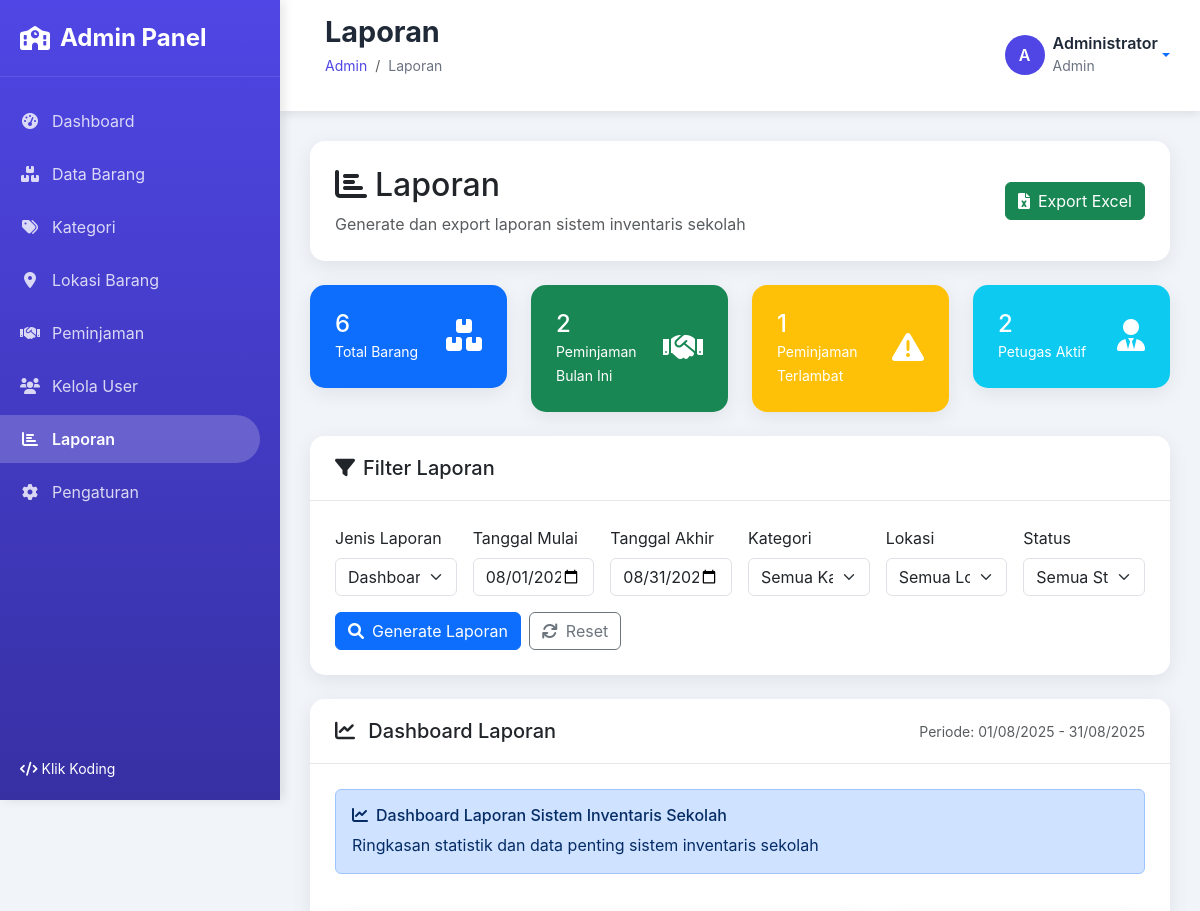
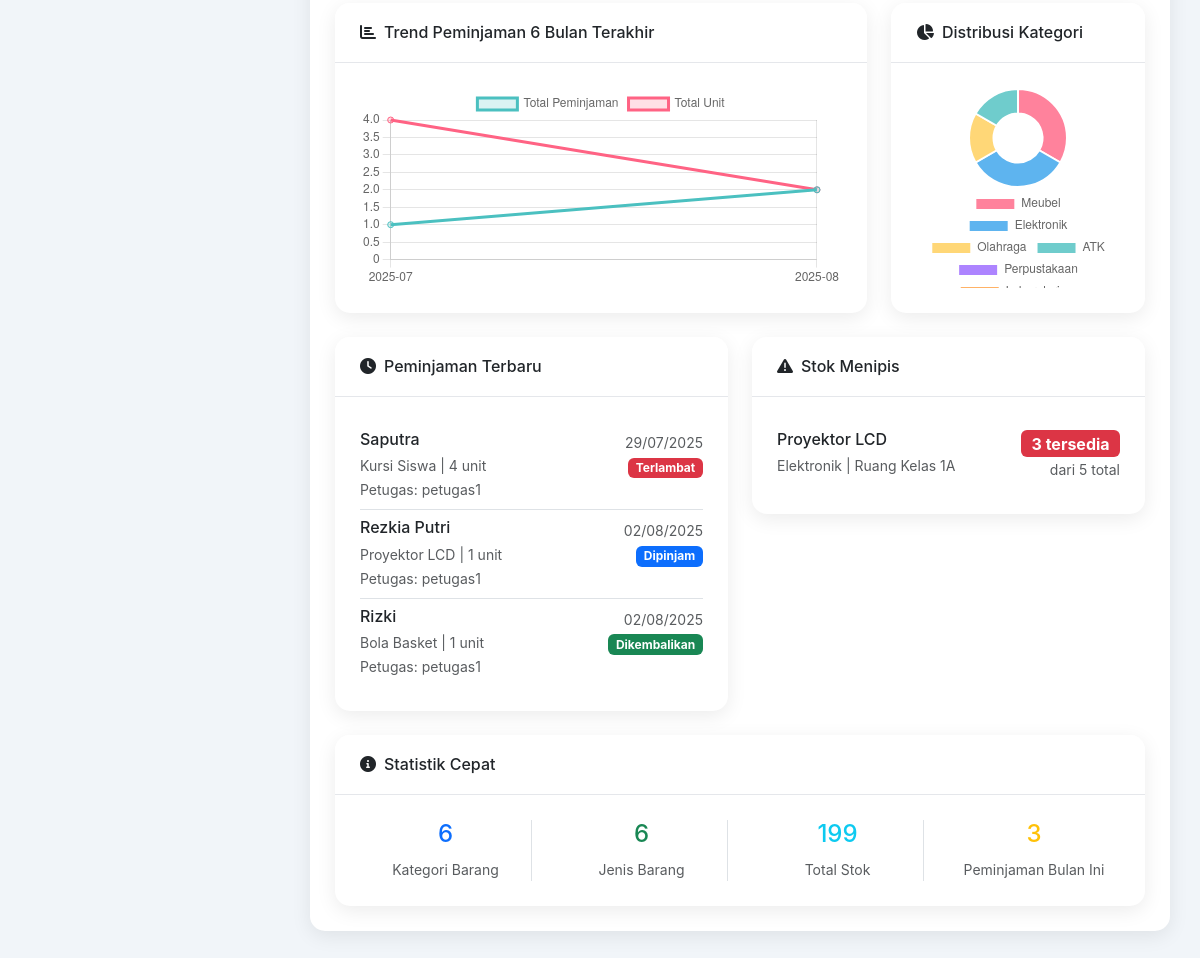
The app's page /admin/laporan/index.php (signed in) with its own data (2 pictures, top to bottom).
### tables this page shows
CREATE TABLE `peminjaman` (
  `id` int NOT NULL,
  `kode_peminjaman` varchar(50) NOT NULL,
  `barang_id` int NOT NULL,
  `jumlah_pinjam` int NOT NULL,
  `peminjam_nama` varchar(100) NOT NULL,
  `peminjam_kelas` varchar(50) DEFAULT NULL,
  `peminjam_nis` varchar(20) DEFAULT NULL,
  `peminjam_kontak` varchar(20) DEFAULT NULL,
  `tanggal_pinjam` date NOT NULL,
  `tanggal_kembali_rencana` date NOT NULL,
  `tanggal_kembali_aktual` date DEFAULT NULL,
  `status` enum('dipinjam','dikembalikan','terlambat') DEFAULT 'dipinjam',
  `keterangan` text,
  `created_by` int NOT NULL,
  `created_at` timestamp NULL DEFAULT CURRENT_TIMESTAMP,
  `updated_at` timestamp NULL DEFAULT CURRENT_TIMESTAMP ON UPDATE CURRENT_TIMESTAMP
);

CREATE TABLE `barang` (
  `id` int NOT NULL,
  `kode_barang` varchar(50) NOT NULL,
  `nama_barang` varchar(200) NOT NULL,
  `deskripsi` text,
  `kategori_id` int NOT NULL,
  `lokasi_id` int NOT NULL,
  `jumlah_total` int NOT NULL DEFAULT '0',
  `jumlah_tersedia` int NOT NULL DEFAULT '0',
  `kondisi` enum('baik','rusak_ringan','rusak_berat') DEFAULT 'baik',
  `gambar` varchar(255) DEFAULT NULL,
  `foto` varchar(255) DEFAULT NULL,
  `spesifikasi` text,
  `tahun_pengadaan` year DEFAULT NULL,
  `harga_perolehan` decimal(15,2) DEFAULT '0.00',
  `created_by` int NOT NULL,
  `created_at` timestamp NULL DEFAULT CURRENT_TIMESTAMP,
  `updated_at` timestamp NULL DEFAULT CURRENT_TIMESTAMP ON UPDATE CURRENT_TIMESTAMP
);

CREATE TABLE `users` (
  `id` int NOT NULL,
  `username` varchar(50) NOT NULL,
  `password` varchar(255) NOT NULL,
  `nama_lengkap` varchar(100) NOT NULL,
  `email` varchar(100) DEFAULT NULL,
  `role` enum('admin','petugas','user') DEFAULT 'user',
  `status` enum('aktif','nonaktif') DEFAULT 'aktif',
  `foto` varchar(255) DEFAULT NULL,
  `created_at` timestamp NULL DEFAULT CURRENT_TIMESTAMP,
  `updated_at` timestamp NULL DEFAULT CURRENT_TIMESTAMP ON UPDATE CURRENT_TIMESTAMP
);

CREATE TABLE `kategori` (
  `id` int NOT NULL,
  `nama_kategori` varchar(100) NOT NULL,
  `deskripsi` text,
  `created_at` timestamp NULL DEFAULT CURRENT_TIMESTAMP,
  `updated_at` timestamp NULL DEFAULT CURRENT_TIMESTAMP ON UPDATE CURRENT_TIMESTAMP
);

CREATE TABLE `lokasi` (
  `id` int NOT NULL,
  `nama_lokasi` varchar(100) NOT NULL,
  `deskripsi` text,
  `created_at` timestamp NULL DEFAULT CURRENT_TIMESTAMP,
  `updated_at` timestamp NULL DEFAULT CURRENT_TIMESTAMP ON UPDATE CURRENT_TIMESTAMP
);

### admin/laporan/index.php (the view, shortened to what the rows shown need)
<?php
require_once '../includes/header.php';
echo '<link rel="stylesheet" href="print.css">';
$report_type = $_GET['type'] ?? 'dashboard';
?>
<div class="row mb-4">
    <div class="col-12">
        <div class="card">
            <div class="card-body">
                <div class="row align-items-center">
                    <div class="col-md-8">
                        <h2 class="mb-2">
                            <i class="fas fa-chart-bar me-2"></i>Laporan
                        </h2>
                    </div>
                </div>
            </div>
        </div>
    </div>
</div>
<div class="row">
    <div class="col-12">
        <div class="card">
            <div class="card-body">
                <?php
                switch($report_type) {
                    default:
                        include 'dashboard_report.php';
                        break;
                }
                ?>
            </div>
        </div>
    </div>
</div>
<?php require_once '../includes/footer.php'; ?>

### admin/laporan/dashboard_report.php (shortened to what the rows shown need)
<?php
try {
    $pdo = new PDO("mysql:host=localhost;dbname=inventaris_sekolah", "root", "");
    $pdo->setAttribute(PDO::ATTR_ERRMODE, PDO::ERRMODE_EXCEPTION);
    $stmt = $pdo->query("
        SELECT
            DATE_FORMAT(tanggal_pinjam, '%Y-%m') as bulan,
            COUNT(*) as total_peminjaman,
            SUM(jumlah_pinjam) as total_unit
        FROM peminjaman
        WHERE tanggal_pinjam >= DATE_SUB(CURDATE(), INTERVAL 6 MONTH)
        GROUP BY DATE_FORMAT(tanggal_pinjam, '%Y-%m')
        ORDER BY bulan ASC
    ");
    $monthly_data = $stmt->fetchAll(PDO::FETCH_ASSOC);
    $stmt = $pdo->query("
        SELECT
            k.nama_kategori,
            COUNT(b.id) as total_barang,
            SUM(b.jumlah_total) as total_stok
        FROM kategori k
        LEFT JOIN barang b ON k.id = b.kategori_id
        GROUP BY k.id, k.nama_kategori
        ORDER BY total_barang DESC
    ");
    $kategori_data = $stmt->fetchAll(PDO::FETCH_ASSOC);
    $stmt = $pdo->query("
        SELECT
            p.*,
            b.nama_barang,
            u.nama_lengkap as petugas
        FROM peminjaman p
        JOIN barang b ON p.barang_id = b.id
        JOIN users u ON p.created_by = u.id
        ORDER BY p.created_at DESC
        LIMIT 10
    ");
    $recent_peminjaman = $stmt->fetchAll(PDO::FETCH_ASSOC);
    $stmt = $pdo->query("
        SELECT
            b.*,
            k.nama_kategori,
            l.nama_lokasi
        FROM barang b
        JOIN kategori k ON b.kategori_id = k.id
        JOIN lokasi l ON b.lokasi_id = l.id
        WHERE b.jumlah_tersedia <= 5
        ORDER BY b.jumlah_tersedia ASC
        LIMIT 10
    ");
    $low_stock_items = $stmt->fetchAll(PDO::FETCH_ASSOC);
} catch(Exception $e) {
    $monthly_data = [];
    $kategori_data = [];
    $recent_peminjaman = [];
    $low_stock_items = [];
}
?>
<div class="row mb-4">
    <div class="col-md-6">
        <div class="card">
            <div class="card-body">
                <?php if (!empty($recent_peminjaman)): ?>
                    <div class="list-group list-group-flush">
                        <?php foreach ($recent_peminjaman as $peminjaman): ?>
                            <div class="list-group-item px-0">
                                <div class="d-flex justify-content-between align-items-start">
                                    <div>
                                        <h6 class="mb-1"><?= htmlspecialchars($peminjaman['peminjam_nama']) ?></h6>
                                        <small class="text-muted">
                                            <?= htmlspecialchars($peminjaman['nama_barang']) ?> |
                                            <?= $peminjaman['jumlah_pinjam'] ?> unit
                                        </small>
                                        <br><small class="text-muted">
                                            Petugas: <?= htmlspecialchars($peminjaman['petugas']) ?>
                                        </small>
                                    </div>
                                    <div class="text-end">
                                        <small class="text-muted">
                                            <?= date('d/m/Y', strtotime($peminjaman['tanggal_pinjam'])) ?>
                                        </small>
                                        <br>
                                        <?php
                                        $status_class = '';
                                        $status_text = '';
                                        $status_actual = $peminjaman['status'];
                                        if ($peminjaman['status'] == 'dipinjam' &&
                                            strtotime($peminjaman['tanggal_kembali_rencana']) < time()) {
                                            $status_actual = 'terlambat';
                                        }
                                        switch($status_actual) {
                                            case 'dipinjam':
                                                $status_class = 'bg-primary';
                                                $status_text = 'Dipinjam';
                                                break;
                                            case 'dikembalikan':
                                                $status_class = 'bg-success';
                                                $status_text = 'Dikembalikan';
                                                break;
                                            case 'terlambat':
                                                $status_class = 'bg-danger';
                                                $status_text = 'Terlambat';
                                                break;
                                        }
                                        ?>
                                        <span class="badge <?= $status_class ?>">
                                            <?= $status_text ?>
                                        </span>
                                    </div>
                                </div>
                            </div>
                        <?php endforeach; ?>
                    </div>
                <?php endif; ?>
            </div>
        </div>
    </div>
    <div class="col-md-6">
        <div class="card">
            <div class="card-body">
                <?php if (!empty($low_stock_items)): ?>
                    <div class="list-group list-group-flush">
                        <?php foreach ($low_stock_items as $item): ?>
                            <div class="list-group-item px-0">
                                <div class="d-flex justify-content-between align-items-start">
                                    <div>
                                        <h6 class="mb-1"><?= htmlspecialchars($item['nama_barang']) ?></h6>
                                        <small class="text-muted">
                                            <?= htmlspecialchars($item['nama_kategori']) ?> |
                                            <?= htmlspecialchars($item['nama_lokasi']) ?>
                                        </small>
                                    </div>
                                    <div class="text-end">
                                        <span class="badge bg-danger fs-6">
                                            <?= number_format($item['jumlah_tersedia']) ?> tersedia
                                        </span>
                                        <br><small class="text-muted">
                                            dari <?= number_format($item['jumlah_total']) ?> total
                                        </small>
                                    </div>
                                </div>
                            </div>
                        <?php endforeach; ?>
                    </div>
                <?php endif; ?>
            </div>
        </div>
    </div>
</div>
<script>
// Monthly Chart
<?php if (!empty($monthly_data)): ?>
const monthlyCtx = document.getElementById('monthlyChart').getContext('2d');
new Chart(monthlyCtx, {
    type: 'line',
    data: {
        labels: <?= json_encode(array_column($monthly_data, 'bulan')) ?>,
        datasets: [{
            label: 'Total Peminjaman',
            data: <?= json_encode(array_column($monthly_data, 'total_peminjaman')) ?>,
            borderColor: 'rgb(75, 192, 192)',
            backgroundColor: 'rgba(75, 192, 192, 0.2)',
            tension: 0.1
        }, {
            label: 'Total Unit',
            data: <?= json_encode(array_column($monthly_data, 'total_unit')) ?>,
            borderColor: 'rgb(255, 99, 132)',
            backgroundColor: 'rgba(255, 99, 132, 0.2)',
            tension: 0.1
        }]
    },
    options: {
        responsive: true,
        maintainAspectRatio: false,
        scales: {
            y: {
                beginAtZero: true
            }
        }
    }
});
<?php endif; ?>
// Kategori Chart
<?php if (!empty($kategori_data)): ?>
const kategoriCtx = document.getElementById('kategoriChart').getContext('2d');
new Chart(kategoriCtx, {
    type: 'doughnut',
    data: {
        labels: <?= json_encode(array_column($kategori_data, 'nama_kategori')) ?>,
        datasets: [{
            data: <?= json_encode(array_column($kategori_data, 'total_barang')) ?>,
            backgroundColor: [
                'rgba(255, 99, 132, 0.8)',
                'rgba(54, 162, 235, 0.8)',
                'rgba(255, 206, 86, 0.8)',
                'rgba(75, 192, 192, 0.8)',
                'rgba(153, 102, 255, 0.8)',
                'rgba(255, 159, 64, 0.8)'
            ]
        }]
    },
    options: {
        responsive: true,
        maintainAspectRatio: false,
        plugins: {
            legend: {
                position: 'bottom'
            }
        }
    }
});
<?php endif; ?>
</script>

### records on screen
peminjaman: peminjam_nama "Saputra", barang.nama_barang "Kursi Siswa", jumlah_pinjam "4", created_by.nama_lengkap "petugas1", tanggal_pinjam "29/07/2025", status_text "Terlambat"
peminjaman: peminjam_nama "Rezkia Putri", barang.nama_barang "Proyektor LCD", jumlah_pinjam "1", created_by.nama_lengkap "petugas1", tanggal_pinjam "02/08/2025", status "Dipinjam"
peminjaman: peminjam_nama "Rizki", barang.nama_barang "Bola Basket", jumlah_pinjam "1", created_by.nama_lengkap "petugas1", tanggal_pinjam "02/08/2025", status "Dikembalikan"
barang: nama_barang "Proyektor LCD", kategori.nama_kategori "Elektronik", lokasi.nama_lokasi "Ruang Kelas 1A", jumlah_tersedia "3", jumlah_total "5"

### other values on screen
$page_title "Laporan"
substr($user_name, 0, 1) "A"
$user_name "Administrator"
$user_role "Admin"
$total_barang "6"
$total_peminjaman "2"
$total_terlambat "1"
$total_petugas "2"
date('d/m/Y', strtotime($start_date)) "01/08/2025"
date('d/m/Y', strtotime($end_date)) "31/08/2025"
count($kategori_data) "6"
array_sum(array_column($kategori_data, 'total_barang')) "6"
array_sum(array_column($kategori_data, 'total_stok')) "199"
count($recent_peminjaman) "3"
chart data {{ json_encode(array_column($monthly_data, 'bulan')) }} ["2025-07","2025-08"]
